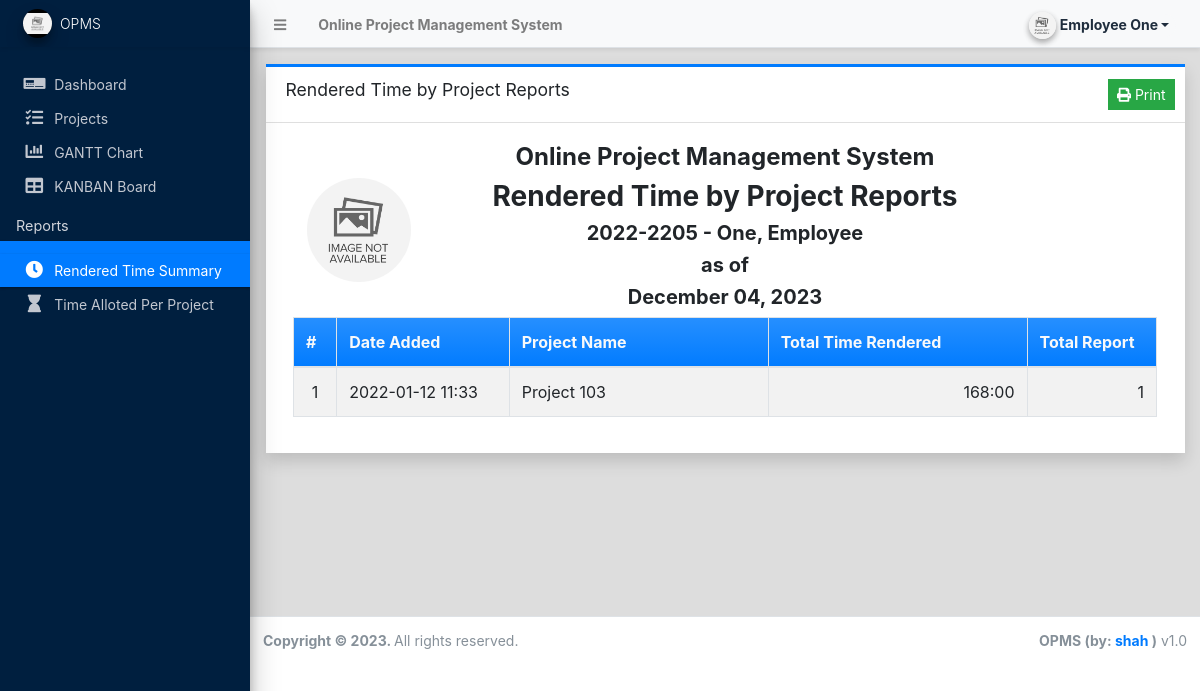
The page /?page=reports/by_member (signed in) on the database its author committed.
### tables this page shows
CREATE TABLE `project_list` (
  `id` int(30) NOT NULL,
  `name` text NOT NULL,
  `description` text NOT NULL,
  `status` tinyint(1) NOT NULL DEFAULT 0 COMMENT '0= New, 1= In-Progress, 2= Closed',
  `delete_flag` tinyint(1) NOT NULL DEFAULT 0,
  `date_created` datetime NOT NULL DEFAULT current_timestamp(),
  `date_updated` datetime DEFAULT NULL ON UPDATE current_timestamp()
);

### classes/DBConnection.php (called while the page is built, shortened)
<?php
class DBConnection{
    private $host = DB_SERVER;
    private $username = DB_USERNAME;
    private $password = DB_PASSWORD;
    private $database = DB_NAME;
    public $conn;
    public function __construct(){
        if (!isset($this->conn)) {
            $this->conn = new mysqli($this->host, $this->username, $this->password, $this->database);
        }
    }
}
?>

### classes/SystemSettings.php (called while the page is built, shortened)
<?php
class SystemSettings extends DBConnection{
	function userdata($field = ''){
		if(!empty($field)){
			if(isset($_SESSION['userdata'][$field]))
				return $_SESSION['userdata'][$field];
			else
				return null;
		}else{
			return false;
		}
	}
	function info($field=''){
		if(!empty($field)){
			if(isset($_SESSION['system_info'][$field]))
				return $_SESSION['system_info'][$field];
			else
				return false;
		}else{
			return false;
		}
	}
}
$_settings = new SystemSettings();
?>

### config.php (called while the page is built, shortened)
<?php
require_once('classes/DBConnection.php');
require_once('classes/SystemSettings.php');
function validate_image($file){
	if(!empty($file)){
        $ex = explode('?',$file);
        $file = $ex[0];
        $param =  isset($ex[1]) ? '?'.$ex[1]  : '';
		if(is_file(base_app.$file)){
			return base_url.$file.$param;
		}else{
			return base_url.'dist/img/no-image-available.png';
		}
	}else{
		return base_url.'dist/img/no-image-available.png';
	}
}
?>

### reports/by_member.php (the view, shortened to what this page needs)
<?php
$eid = $_settings->userdata('id');
$emp = $_settings->userdata('code')." - ".$_settings->userdata('fullname');
function duration($dur = 0){
    $hours = floor($dur / (60 * 60));
    $min = floor($dur / (60)) - ($hours*60);
    $dur = sprintf("%'.02d",$hours).":".sprintf("%'.02d",$min);
    return $dur;
}
?>
<div class="card card-outline card-primary rounded-0 shadow">
	<div class="card-header">
		<h3 class="card-title">Rendered Time by Project Reports</h3>
		<div class="card-tools">
			<button class="btn btn-sm btn-success btn-flat" id="print" type="button"><i class="fa fa-print"></i> Print</button>
		</div>
	</div>
	<div class="card-body">
		<div id="outprint">
        <div class="container-fluid">
			<div class="row">
				<div class="col-2 d-flex justify-content-center align-items-center">
					<img src="<?= validate_image($_settings->info('logo')) ?>" class="img-circle" id="sys_logo" alt="System Logo">
				</div>
				<div class="col-8">
					<h4 class="text-center"><b><?= $_settings->info('name') ?></b></h4>
					<h3 class="text-center"><b>Rendered Time by Project Reports</b></h3>
					<h5 class="text-center"><b><?= $emp ?></b></h5>
					<h5 class="text-center"><b>as of</b></h5>
					<h5 class="text-center"><b><?= date("F d, Y") ?></b></h5>
				</div>
				<div class="col-2"></div>
			</div>
			<table class="table table-bordered table-hover table-striped">
				<colgroup>
					<col width="5%">
					<col width="20%">
					<col width="30%">
					<col width="30%">
					<col width="15%">
				</colgroup>
				<thead>
					<tr class="bg-gradient-primary text-light">
						<th>#</th>
						<th>Date Added</th>
						<th>Project Name</th>
						<th>Total Time Rendered</th>
						<th>Total Report</th>
					</tr>
				</thead>
				<tbody>
					<?php
						$i = 1;
						$qry = $conn->query("SELECT * from `project_list` where delete_flag = 0 and id in (SELECT project_id FROM report_list where member_id = '{$eid}') order by `name` asc ");
						while($row = $qry->fetch_assoc()):
                            $row['total_duration'] = $conn->query("SELECT SUM(duration) FROM `report_list` where project_id = '{$row['id']}' and member_id = '{$eid}'")->fetch_array()[0];
                            $row['total_report'] = $conn->query("SELECT * FROM `report_list` where project_id = '{$row['id']}' and member_id = '{$eid}'")->num_rows;
					?>
						<tr>
							<td class="text-center"><?php echo $i++; ?></td>
							<td class=""><?php echo date("Y-m-d H:i",strtotime($row['date_created'])) ?></td>
							<td class=""><p class="m-0 truncate-1"><?php echo $row['name'] ?></p></td>
							<td class=""><p class="m-0 truncate-1 text-right"><?php echo duration($row['total_duration']) ?></p></td>
							<td class=""><p class="m-0 truncate-1 text-right"><?php echo number_format($row['total_report']) ?></p></td>
						</tr>
					<?php endwhile; ?>
				</tbody>
			</table>
		</div>
		</div>
	</div>
</div>

### reports/by_member.php (style rules this page uses)
#sys_logo { object-fit:cover; object-position:center center; width: 6.5em; height: 6.5em; }

### rows shown on the page
project_list: date_created "2022-01-12 11:33", name "Project 103", total_duration "168:00", status "1"

### other values the page prints
$_settings->info('name') "Online Project Management System"
$_settings->userdata('firstname').' '.$_settings->userdata('lastname') "Employee One"
$_settings->info('short_name') "OPMS"
$emp "2022-2205 - One, Employee"
